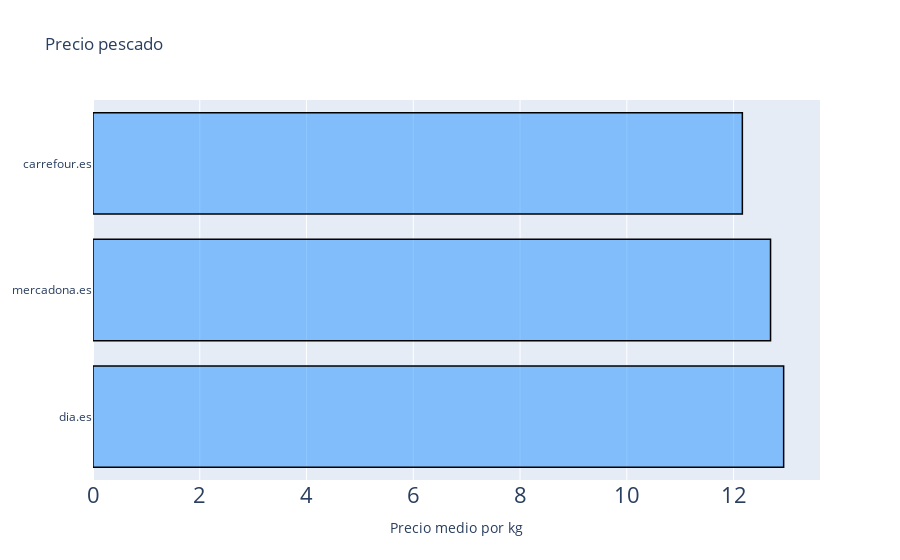

Notebook code cell kept with this figure:
### Code cell
trace1 = go.Bar(x = pesc.values,
               y =pesc.index ,
               name = 'Precio pescado2',
               orientation = 'h',
               marker = dict(color = 'rgba(30,144,255, 0.5)',
                line = dict(color='rgb(0,0,0)', width = 1.5)))

data = [trace1]

layout = go.Layout(barmode = "group", title='Precio pescado', xaxis_title="Precio medio por kg",xaxis=dict(tickfont=dict(size=22)))

fig = go.Figure(data = data, layout = layout)

display(fig)

### Figure 1 — Plotly figure (JSON) as saved in the notebook; plotly's stock layout.template omitted (floating-point values rounded to 4 significant figures)
{"data": [{"marker": {"color": "rgba(30,144,255, 0.5)", "line": {"color": "rgb(0,0,0)", "width": 1.5}}, "name": "Precio pescado2", "orientation": "h", "type": "bar", "x": [12.94, 12.69, 12.16], "y": ["dia.es", "mercadona.es", "carrefour.es"]}], "layout": {"barmode": "group", "title": {"text": "Precio pescado"}, "xaxis": {"tickfont": {"size": 22}, "title": {"text": "Precio medio por kg"}}}}
